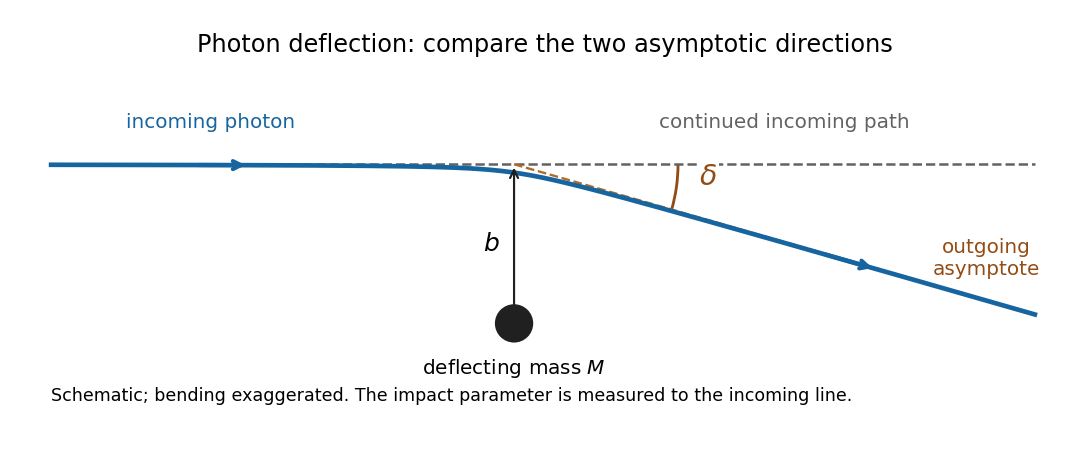

Reproduce this figure in Python.
"""Draw the photon-scattering geometry; tested with Python 3.14, NumPy 2.3.5, Matplotlib 3.10.7."""

from pathlib import Path

import matplotlib

matplotlib.use("Agg")
import matplotlib.pyplot as plt
from matplotlib.patches import Arc, Circle
import numpy as np


def main():
    plt.rcParams.update({"font.size": 12, "font.family": "DejaVu Sans"})
    fig, ax = plt.subplots(figsize=(9, 3.8), dpi=120, facecolor="white")
    ax.set_facecolor("white")
    b, bend, smoothing = 1.65, 0.28, 0.6
    slope = np.tan(bend)
    x = np.linspace(-4.8, 5.4, 700)
    # A smooth schematic with the stated incoming and outgoing asymptotes.
    y = b - 0.5 * slope * (x + np.sqrt(x**2 + smoothing**2))
    ax.plot(x, np.full_like(x, b), "--", color="#626262", lw=1.5)
    outgoing_x = np.linspace(0, 5.4, 150)
    ax.plot(outgoing_x, b - slope * outgoing_x, "--", color="#b26b24", lw=1.4)
    ax.plot(x, y, color="#1765a0", lw=2.8)
    for x0 in (-3.3, 3.2):
        x1 = x0 + 0.55
        yy = lambda xx: b - 0.5 * slope * (xx + np.sqrt(xx**2 + smoothing**2))
        ax.annotate("", (x1, yy(x1)), (x0, yy(x0)),
                    arrowprops={"arrowstyle": "->", "color": "#1765a0", "lw": 2.5})
    ax.add_patch(Circle((0, 0), 0.19, color="#202020"))
    ax.text(0, -0.35, r"deflecting mass $M$", ha="center", va="top")
    ax.annotate("", (0, b), (0, 0),
                arrowprops={"arrowstyle": "<->", "lw": 1.3, "color": "#202020"})
    ax.text(-0.15, b / 2, r"$b$", ha="right", va="center", fontsize=15,
            bbox={"facecolor": "white", "edgecolor": "none", "pad": 1})
    ax.add_patch(Arc((0, b), 3.4, 3.4, theta1=-np.degrees(bend), theta2=0,
                     color="#934c13", lw=1.7))
    ax.text(1.92, b - 0.22, r"$\delta$", color="#934c13", fontsize=17,
            bbox={"facecolor": "white", "edgecolor": "none", "pad": 1})
    ax.text(-3.15, 2.03, "incoming photon", color="#1765a0", ha="center")
    ax.text(2.8, 2.03, "continued incoming path", ha="center", color="#626262")
    ax.text(4.9, 0.5, "outgoing\nasymptote", ha="center", color="#934c13")
    ax.set_title("Photon deflection: compare the two asymptotic directions", pad=15)
    ax.text(-4.8, -0.75, "Schematic; bending exaggerated. The impact parameter is measured to the incoming line.",
            fontsize=10.5, ha="left", va="center")
    ax.set(xlim=(-5.05, 5.7), ylim=(-0.95, 2.55), aspect="equal")
    ax.axis("off")
    fig.subplots_adjust(left=0.025, right=0.985, bottom=0.04, top=0.88)
    fig.savefig(Path.cwd() / Path(__file__).with_suffix(".png").name,
                facecolor="white", transparent=False)
    plt.close(fig)


if __name__ == "__main__":
    main()
